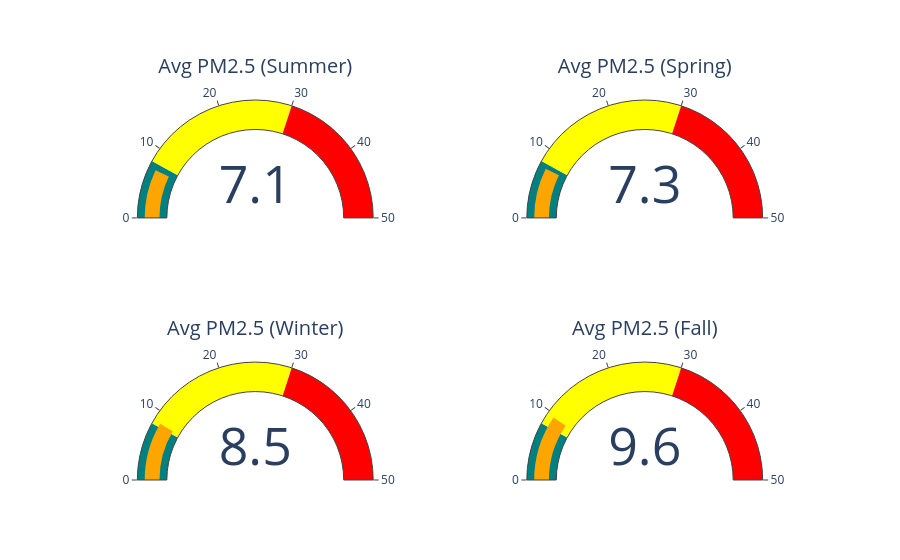
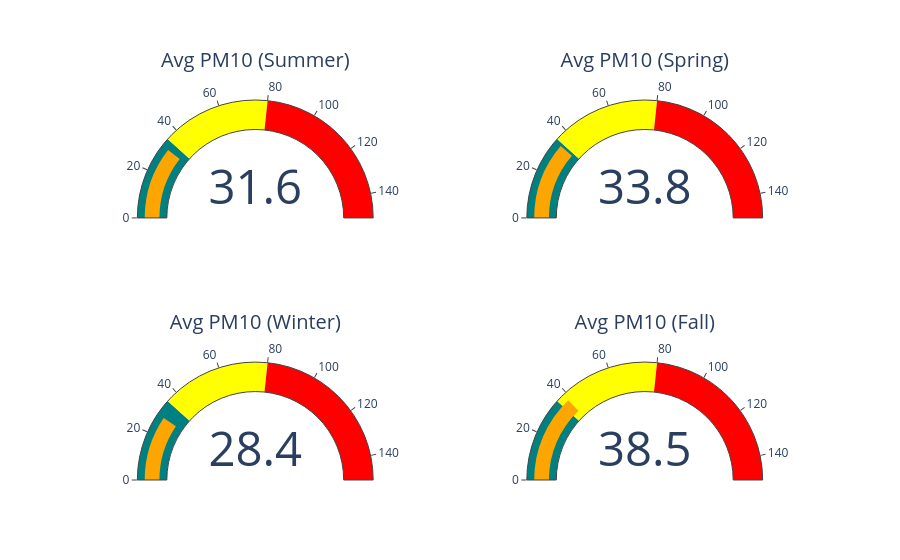

Notebook code for these charts, in order:
### Code cell
# Create speedometer gauges for PM2.5 and PM10
fig_pm25 = go.Figure()
fig_pm10 = go.Figure()

seasons = ['Fall', 'Spring', 'Summer', 'Winter']
pm25_values = avg_pm25.values
pm10_values = avg_pm10.values

# Create PM2.5 gauges
for i, season in enumerate(seasons):
    if season in ['Spring', 'Summer']:
        row = 0
        column = i % 2
    else:
        row = 2
        column = (i+1)%2
    fig_pm25.add_trace(go.Indicator(
        mode="gauge+number",
        value=pm25_values[i],
        title={'text': f"Avg PM2.5 ({season})"},
        gauge={
            'axis': {'range': [0, 50]},  
            'bar': {'color': "orange"},
            'steps': [
                {'range': [0, 8], 'color': "teal"},
                {'range': [8, 30], 'color': "yellow"},
                {'range': [30, 50], 'color': "red"},
            ],
        },
        domain={'row': row, 'column': column}
    ))

# Create PM10 gauges
for i, season in enumerate(seasons):
    if season in ['Spring', 'Summer']:
        row = 0
        column = i % 2
    else:
        row = 2
        column = (i+1)%2
    fig_pm10.add_trace(go.Indicator(
        mode="gauge+number",
        value=pm10_values[i],
        title={'text': f"Avg PM10 ({season})"},
        gauge={
            'axis': {'range': [0, 150]}, 
            'bar': {'color': "orange"},
            'steps': [
                {'range': [0, 35], 'color': "teal"},
                {'range': [35, 80], 'color': "yellow"},
                {'range': [80, 150], 'color': "red"},
            ],
        },
        domain={'row': row, 'column': column}
    ))

# Update layout for PM2.5
fig_pm25.update_layout(
    grid={'rows': 3, 'columns': 2},
)

# Update layout for PM10
fig_pm10.update_layout(
    grid={'rows': 3, 'columns': 2},
)

# Show the figures
fig_pm25.show()
fig_pm10.show()

### Figure 1 — Plotly figure (JSON) as saved in the notebook; plotly's stock layout.template omitted (floating-point values rounded to 4 significant figures)
{"data": [{"domain": {"column": 1, "row": 2}, "gauge": {"axis": {"range": [0, 50]}, "bar": {"color": "orange"}, "steps": [{"color": "teal", "range": [0, 8]}, {"color": "yellow", "range": [8, 30]}, {"color": "red", "range": [30, 50]}]}, "mode": "gauge+number", "title": {"text": "Avg PM2.5 (Fall)"}, "value": 9.566, "type": "indicator"}, {"domain": {"column": 1, "row": 0}, "gauge": {"axis": {"range": [0, 50]}, "bar": {"color": "orange"}, "steps": [{"color": "teal", "range": [0, 8]}, {"color": "yellow", "range": [8, 30]}, {"color": "red", "range": [30, 50]}]}, "mode": "gauge+number", "title": {"text": "Avg PM2.5 (Spring)"}, "value": 7.336, "type": "indicator"}, {"domain": {"column": 0, "row": 0}, "gauge": {"axis": {"range": [0, 50]}, "bar": {"color": "orange"}, "steps": [{"color": "teal", "range": [0, 8]}, {"color": "yellow", "range": [8, 30]}, {"color": "red", "range": [30, 50]}]}, "mode": "gauge+number", "title": {"text": "Avg PM2.5 (Summer)"}, "value": 7.111, "type": "indicator"}, {"domain": {"column": 0, "row": 2}, "gauge": {"axis": {"range": [0, 50]}, "bar": {"color": "orange"}, "steps": [{"color": "teal", "range": [0, 8]}, {"color": "yellow", "range": [8, 30]}, {"color": "red", "range": [30, 50]}]}, "mode": "gauge+number", "title": {"text": "Avg PM2.5 (Winter)"}, "value": 8.502, "type": "indicator"}], "layout": {"grid": {"rows": 3, "columns": 2}}}

### Figure 2 — Plotly figure (JSON) as saved in the notebook; plotly's stock layout.template omitted (floating-point values rounded to 4 significant figures)
{"data": [{"domain": {"column": 1, "row": 2}, "gauge": {"axis": {"range": [0, 150]}, "bar": {"color": "orange"}, "steps": [{"color": "teal", "range": [0, 35]}, {"color": "yellow", "range": [35, 80]}, {"color": "red", "range": [80, 150]}]}, "mode": "gauge+number", "title": {"text": "Avg PM10 (Fall)"}, "value": 38.54, "type": "indicator"}, {"domain": {"column": 1, "row": 0}, "gauge": {"axis": {"range": [0, 150]}, "bar": {"color": "orange"}, "steps": [{"color": "teal", "range": [0, 35]}, {"color": "yellow", "range": [35, 80]}, {"color": "red", "range": [80, 150]}]}, "mode": "gauge+number", "title": {"text": "Avg PM10 (Spring)"}, "value": 33.77, "type": "indicator"}, {"domain": {"column": 0, "row": 0}, "gauge": {"axis": {"range": [0, 150]}, "bar": {"color": "orange"}, "steps": [{"color": "teal", "range": [0, 35]}, {"color": "yellow", "range": [35, 80]}, {"color": "red", "range": [80, 150]}]}, "mode": "gauge+number", "title": {"text": "Avg PM10 (Summer)"}, "value": 31.63, "type": "indicator"}, {"domain": {"column": 0, "row": 2}, "gauge": {"axis": {"range": [0, 150]}, "bar": {"color": "orange"}, "steps": [{"color": "teal", "range": [0, 35]}, {"color": "yellow", "range": [35, 80]}, {"color": "red", "range": [80, 150]}]}, "mode": "gauge+number", "title": {"text": "Avg PM10 (Winter)"}, "value": 28.39, "type": "indicator"}], "layout": {"grid": {"rows": 3, "columns": 2}}}
